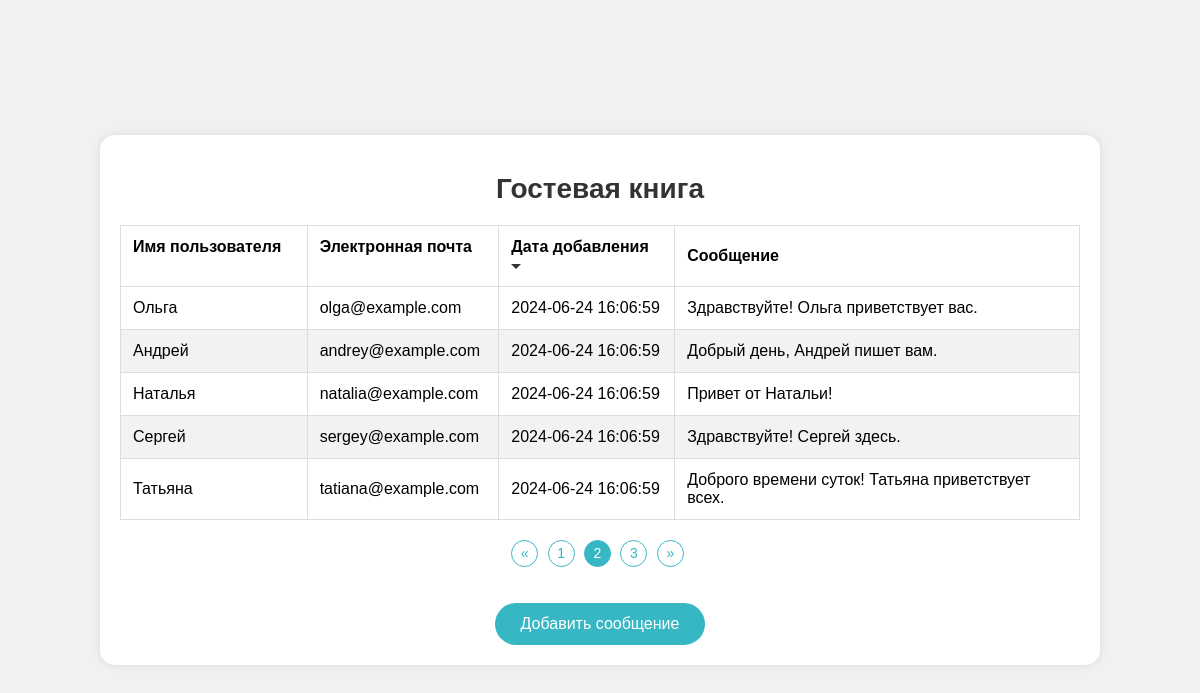
Screenshot of /?page=2 with the database file from the repository.
### tables this page shows
CREATE TABLE `messages` (
  `id` int(11) NOT NULL,
  `username` varchar(50) NOT NULL,
  `email` varchar(100) NOT NULL,
  `text` text NOT NULL,
  `ip_address` varchar(45) NOT NULL,
  `user_agent` varchar(255) NOT NULL,
  `created_at` timestamp NULL DEFAULT CURRENT_TIMESTAMP
);

### index.php (the view, shortened to what this page needs)
<?php
$conn = new mysqli('localhost', 'root', '', 'guestbook');
$sort_by = isset($_GET['sort_by']) ? $_GET['sort_by'] : 'created_at';
$order = isset($_GET['order']) ? $_GET['order'] : 'DESC';
$page = isset($_GET['page']) ? (int)$_GET['page'] : 1;
$limit = 5;
$count_query = "SELECT COUNT(*) as total FROM messages";
$count_result = $conn->query($count_query);
$count_row = $count_result->fetch_assoc();
$total_records = $count_row['total'];
$total_pages = ceil($total_records / $limit);
$offset = ($page - 1) * $limit;
$sql = "SELECT * FROM messages ORDER BY $sort_by $order LIMIT $limit OFFSET $offset";
$result = $conn->query($sql);
?>
<!DOCTYPE html>
<html lang="ru">
<head>
</head>
<body>
    <div class="container">
        <h1>Гостевая книга</h1>
        <table>
            <thead>
                <tr>
                    <th>
                        <a href="?sort_by=username&order=<?php echo $order === 'ASC' && $sort_by === 'username' ? 'DESC' : 'ASC'; ?>">
                            Имя пользователя
                        </a>
                    </th>
                    <th>
                        <a href="?sort_by=email&order=<?php echo $order === 'ASC' && $sort_by === 'email' ? 'DESC' : 'ASC'; ?>">
                            Электронная почта
                        </a>
                    </th>
                    <th>
                        <a href="?sort_by=created_at&order=<?php echo $order === 'ASC' && $sort_by === 'created_at' ? 'DESC' : 'ASC'; ?>">
                            Дата добавления
                            <span class="sort-arrow <?php echo $sort_by === 'created_at' ? ($order === 'ASC' ? 'up' : 'down') : ''; ?>"></span>
                        </a>
                    </th>
                    <th>Сообщение</th>
                </tr>
            </thead>
            <tbody>
                <?php while ($row = $result->fetch_assoc()): ?>
                    <tr>
                        <td><?php echo htmlspecialchars($row['username']); ?></td>
                        <td><?php echo htmlspecialchars($row['email']); ?></td>
                        <td><?php echo $row['created_at']; ?></td>
                        <td><?php echo htmlspecialchars($row['text']); ?></td>
                    </tr>
                <?php endwhile; ?>
            </tbody>
        </table>
        <ul class="pagination">
            <?php if ($page > 1): ?>
                <li><a href="?page=<?php echo ($page - 1); ?>">&laquo;</a></li>
            <?php endif; ?>
            <?php for ($i = 1; $i <= $total_pages; $i++): ?>
                <li <?php echo ($i === $page) ? 'class="active"' : ''; ?>>
                    <a href="?page=<?php echo $i; ?>"><?php echo $i; ?></a>
                </li>
            <?php endfor; ?>
            <?php if ($page < $total_pages): ?>
                <li><a href="?page=<?php echo ($page + 1); ?>">&raquo;</a></li>
            <?php endif; ?>
        </ul>
        <a class="add-message-link" href="form.php">Добавить сообщение</a>
    </div>
</body>
</html>

### index.php (style rules this page uses)
body { font-family: Arial, sans-serif; background-color: #f1f1f1; margin: 0; padding: 0; display: flex; justify-content: center; align-items: center; min-height: 100vh; text-align: center; }
.container { width: 80%; margin: 20px auto; background-color: #fff; border-radius: 15px; box-shadow: 0 0 10px rgba(0, 0, 0, 0.1); padding: 20px; overflow: hidden; }
h1 { font-size: 28px; color: #333; margin-bottom: 20px; }
table { width: 100%; border-collapse: collapse; margin-bottom: 20px; }
table, th, td { border: 1px solid #ddd; }
th, td { padding: 12px; text-align: left; }
th a { display: inline-block; text-decoration: none; color: black; transition: color 0.3s ease; }
th .sort-arrow { display: inline-block; width: 0; height: 0; border-left: 5px solid transparent; border-right: 5px solid transparent; transition: border-bottom 0.3s ease; vertical-align: middle; }
.sort-arrow.down { border-top: 5px solid #333; }
tr:nth-child(even) { background-color: #f2f2f2; }
.pagination { margin-top: 20px; list-style-type: none; padding: 0; }
.pagination li { display: inline-block; margin-right: 5px; }
.pagination a { display: inline-block; text-decoration: none; color: #37B7C3; font-size: 14px; width: 25px; height: 25px; line-height: 25px; text-align: center; border: 1px solid #37B7C3; border-radius: 50%; transition: background-color 0.3s ease, color 0.3s ease; }
.pagination .active a { background-color: #37B7C3; color: #fff; }
.add-message-link { display: inline-block; margin-top: 20px; font-size: 16px; color: #fff; text-decoration: none; padding: 10px 24px; background-color: #37B7C3; border: 2px solid #37B7C3; border-radius: 25px; transition: color 0.3s ease, background-color 0.3s ease, border-color 0.3s ease; }

### rows the page displays
messages: username "Ольга", email "olga@example.com", created_at "2024-06-24 16:06:59", text "Здравствуйте! Ольга приветствует вас."
messages: username "Андрей", email "andrey@example.com", created_at "2024-06-24 16:06:59", text "Добрый день, Андрей пишет вам."
messages: username "Наталья", email "natalia@example.com", created_at "2024-06-24 16:06:59", text "Привет от Натальи!"
messages: username "Сергей", email "sergey@example.com", created_at "2024-06-24 16:06:59", text "Здравствуйте! Сергей здесь."
messages: username "Татьяна", email "tatiana@example.com", created_at "2024-06-24 16:06:59", text "Доброго времени суток! Татьяна приветствует всех."
